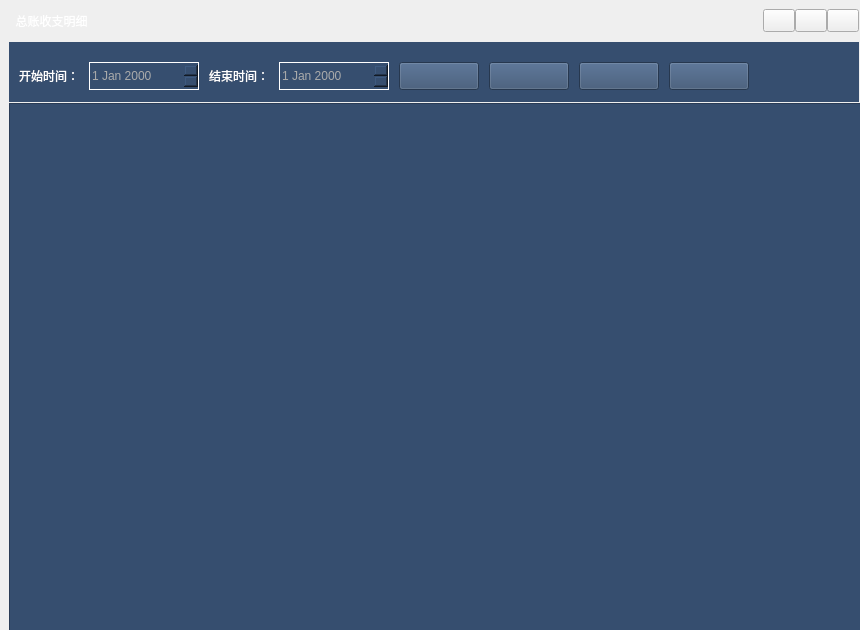
<?xml version="1.0" encoding="UTF-8"?>
<ui version="4.0">
 <class>generalManager</class>
 <widget class="QWidget" name="generalManager">
  <property name="geometry">
   <rect>
    <x>0</x>
    <y>0</y>
    <width>860</width>
    <height>630</height>
   </rect>
  </property>
  <property name="minimumSize">
   <size>
    <width>860</width>
    <height>630</height>
   </size>
  </property>
  <property name="windowTitle">
   <string>总账收支明细</string>
  </property>
  <property name="windowIcon">
   <iconset>
    <normaloff>Resources/test.png</normaloff>Resources/test.png</iconset>
  </property>
  <property name="styleSheet">
   <string notr="true"/>
  </property>
  <layout class="QVBoxLayout" name="verticalLayout">
   <property name="spacing">
    <number>1</number>
   </property>
   <property name="leftMargin">
    <number>9</number>
   </property>
   <property name="topMargin">
    <number>1</number>
   </property>
   <property name="rightMargin">
    <number>1</number>
   </property>
   <property name="bottomMargin">
    <number>1</number>
   </property>
   <item>
    <widget class="QWidget" name="child_widget_title" native="true">
     <property name="minimumSize">
      <size>
       <width>0</width>
       <height>40</height>
      </size>
     </property>
     <property name="styleSheet">
      <string notr="true"/>
     </property>
     <layout class="QHBoxLayout" name="horizontalLayout">
      <property name="spacing">
       <number>0</number>
      </property>
      <property name="leftMargin">
       <number>0</number>
      </property>
      <property name="topMargin">
       <number>0</number>
      </property>
      <property name="rightMargin">
       <number>0</number>
      </property>
      <property name="bottomMargin">
       <number>0</number>
      </property>
      <item>
       <widget class="QLabel" name="label">
        <property name="minimumSize">
         <size>
          <width>120</width>
          <height>0</height>
         </size>
        </property>
        <property name="styleSheet">
         <string notr="true">font: 75 12pt &quot;微软雅黑&quot;;
color: rgb(255, 255, 255);</string>
        </property>
        <property name="text">
         <string>  总账收支明细</string>
        </property>
       </widget>
      </item>
      <item>
       <spacer name="horizontalSpacer_2">
        <property name="orientation">
         <enum>Qt::Horizontal</enum>
        </property>
        <property name="sizeHint" stdset="0">
         <size>
          <width>766</width>
          <height>20</height>
         </size>
        </property>
       </spacer>
      </item>
      <item>
       <widget class="QPushButton" name="general_min_btn">
        <property name="minimumSize">
         <size>
          <width>32</width>
          <height>23</height>
         </size>
        </property>
        <property name="text">
         <string/>
        </property>
       </widget>
      </item>
      <item>
       <widget class="QPushButton" name="general_max_restore_btn">
        <property name="minimumSize">
         <size>
          <width>32</width>
          <height>23</height>
         </size>
        </property>
        <property name="text">
         <string/>
        </property>
       </widget>
      </item>
      <item>
       <widget class="QPushButton" name="general_cose_btn">
        <property name="minimumSize">
         <size>
          <width>32</width>
          <height>23</height>
         </size>
        </property>
        <property name="text">
         <string/>
        </property>
       </widget>
      </item>
     </layout>
    </widget>
   </item>
   <item>
    <widget class="QWidget" name="widget" native="true">
     <property name="minimumSize">
      <size>
       <width>0</width>
       <height>60</height>
      </size>
     </property>
     <property name="styleSheet">
      <string notr="true">background-color: rgb(54, 78, 111);</string>
     </property>
     <widget class="QDateEdit" name="general_startdateEdit">
      <property name="geometry">
       <rect>
        <x>80</x>
        <y>20</y>
        <width>110</width>
        <height>28</height>
       </rect>
      </property>
      <property name="styleSheet">
       <string notr="true">color: rgb(171, 171, 171);
border-color: rgb(255, 255, 255);
border-style: solid;
border-width: 1px;</string>
      </property>
     </widget>
     <widget class="QPushButton" name="general_export_btn">
      <property name="geometry">
       <rect>
        <x>660</x>
        <y>20</y>
        <width>80</width>
        <height>28</height>
       </rect>
      </property>
      <property name="text">
       <string/>
      </property>
     </widget>
     <widget class="QLabel" name="label_5">
      <property name="geometry">
       <rect>
        <x>200</x>
        <y>20</y>
        <width>65</width>
        <height>28</height>
       </rect>
      </property>
      <property name="styleSheet">
       <string notr="true">color: rgb(255, 255, 255);</string>
      </property>
      <property name="text">
       <string>结束时间：</string>
      </property>
     </widget>
     <widget class="QLabel" name="label_4">
      <property name="geometry">
       <rect>
        <x>10</x>
        <y>20</y>
        <width>65</width>
        <height>28</height>
       </rect>
      </property>
      <property name="styleSheet">
       <string notr="true">color: rgb(255, 255, 255);</string>
      </property>
      <property name="text">
       <string>开始时间：</string>
      </property>
     </widget>
     <widget class="QPushButton" name="general_add_btn">
      <property name="geometry">
       <rect>
        <x>480</x>
        <y>20</y>
        <width>80</width>
        <height>28</height>
       </rect>
      </property>
      <property name="text">
       <string/>
      </property>
     </widget>
     <widget class="QDateEdit" name="general_enddateEdit">
      <property name="geometry">
       <rect>
        <x>270</x>
        <y>20</y>
        <width>110</width>
        <height>28</height>
       </rect>
      </property>
      <property name="styleSheet">
       <string notr="true">color: rgb(171, 171, 171);
border-color: rgb(255, 255, 255);
border-style: solid;
border-width: 1px;</string>
      </property>
     </widget>
     <widget class="QPushButton" name="general_search_btn">
      <property name="geometry">
       <rect>
        <x>390</x>
        <y>20</y>
        <width>80</width>
        <height>28</height>
       </rect>
      </property>
      <property name="text">
       <string/>
      </property>
     </widget>
     <widget class="QPushButton" name="general_del_btn">
      <property name="geometry">
       <rect>
        <x>570</x>
        <y>20</y>
        <width>80</width>
        <height>28</height>
       </rect>
      </property>
      <property name="text">
       <string/>
      </property>
     </widget>
    </widget>
   </item>
   <item>
    <widget class="QTableView" name="general_table_view">
     <property name="minimumSize">
      <size>
       <width>865</width>
       <height>547</height>
      </size>
     </property>
     <property name="styleSheet">
      <string notr="true">background-color: rgb(54, 78, 111);</string>
     </property>
    </widget>
   </item>
  </layout>
 </widget>
 <resources/>
 <connections/>
</ui>
